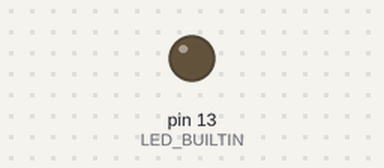
The sketch below on a simulated Arduino Uno, built with avr-gcc and run on an emulated ATmega328P. Parts: output pins drawn as LEDs (lit = HIGH).

Above: at 1.0 s.
At 3.25 s:
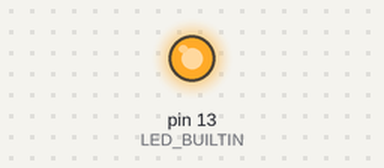
Timing chart, 0 to 3.5 s (numbered marks = the images above):
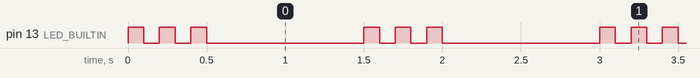

The sketch:

Blink.ino
```cpp
/*
  Turns an LED on and off repeatedly
  digital pin 13 = LED_BUILTIN
*/

int delay_time = 100;

// the setup function runs once when you press reset or power the board
void setup() {
  // initialize digital pin LED_BUILTIN as an output.
  pinMode(LED_BUILTIN, OUTPUT);
}

// the loop function runs over and over again forever
void loop() {
  digitalWrite(LED_BUILTIN, HIGH);   // turn the LED on (HIGH is the voltage level)
  delay(delay_time);                 // wait for a tenth of a second
  digitalWrite(LED_BUILTIN, LOW);
  delay(delay_time);
  digitalWrite(LED_BUILTIN, HIGH);
  delay(delay_time);
  digitalWrite(LED_BUILTIN, LOW);
  delay(delay_time);
  digitalWrite(LED_BUILTIN, HIGH);
  delay(delay_time);
  digitalWrite(LED_BUILTIN, LOW);
  delay(delay_time * 10);            // wait for a second

}
```

Measured:
- by itself, pin 13 (LED_BUILTIN): repeats every 1.5 s: 2 × (LOW 0.10 s, HIGH 0.10 s), LOW 1.0 s, HIGH 0.10 s
- by itself, everything shown: repeats every 1.5 s, in 6 steps
